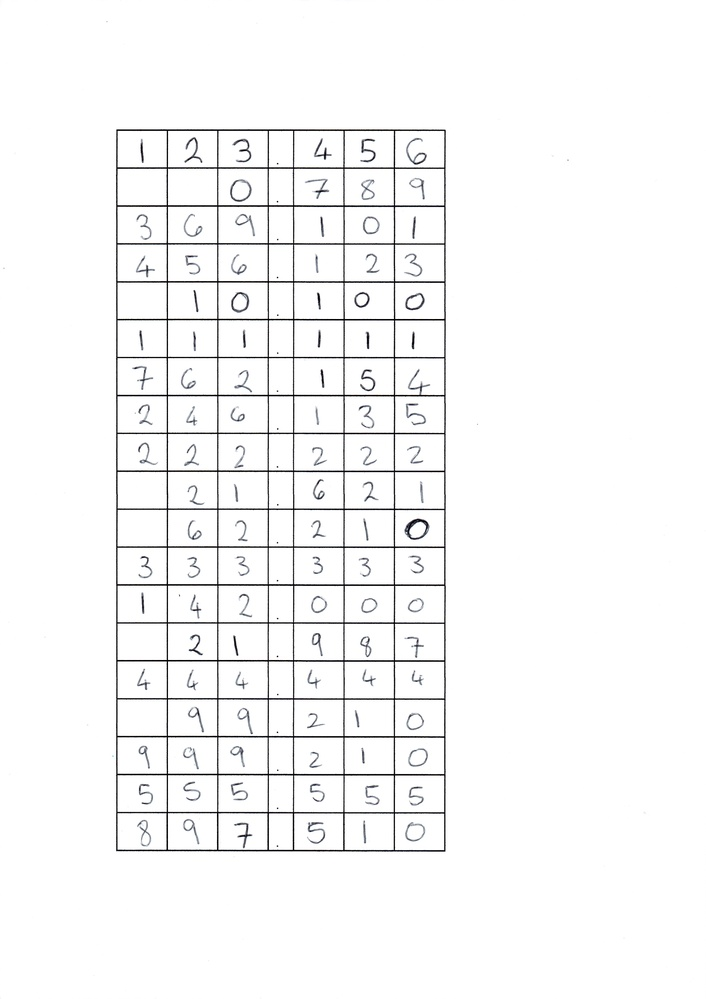
#> input picture Processing/testImage.jpg, 706 x 999 px, shrunk from 2480 x 3507 before the run
$ python -i tableDetect.py   (imports and definitions only)
#> lines starting #> are read from the running program, lines starting #| are printed output that depends on the picture; after the words box and inside, x2 and y2 are one past the last pixel; in counts of white or black regions, pixels touching at a corner belong together
import numpy as np
import cv2
from imutils import contours
from PIL import Image, ImageEnhance
import fitz
import io
import matplotlib.pyplot as plt


def convertPdftoImage(filename, image_path):
    # STEP 2
    # file path you want to extract images from
    file = filename

    # open the file
    pdf_document = fitz.open(file)
    # STEP 3
            # Get the page
    page = pdf_document.load_page(0)

    # Convert the page to an image
    pix = page.get_pixmap()

    # Save the image
    pix.save(image_path % 0)
        # Close the PDF
    pdf_document.close()
    return "page_0.png"


# convertPdftoImage("NumbersTemp1.pdf","page_%d.png" )
# Load image, grayscale, Gaussian blur, Canny edge detection
def OutlineTable(filename):
#> called with filename = 'Processing/testImage.jpg'
    image = cv2.imread(filename)
#> image is the input picture: shape (999, 706, 3); mean B, G, R 247.5, 247.4, 247.4
    gray = cv2.cvtColor(image, cv2.COLOR_BGR2GRAY)
    darkened_image = np.clip(gray* 0.8, 0, 255).astype(np.uint8)  # Multiply by 0.7 to darken
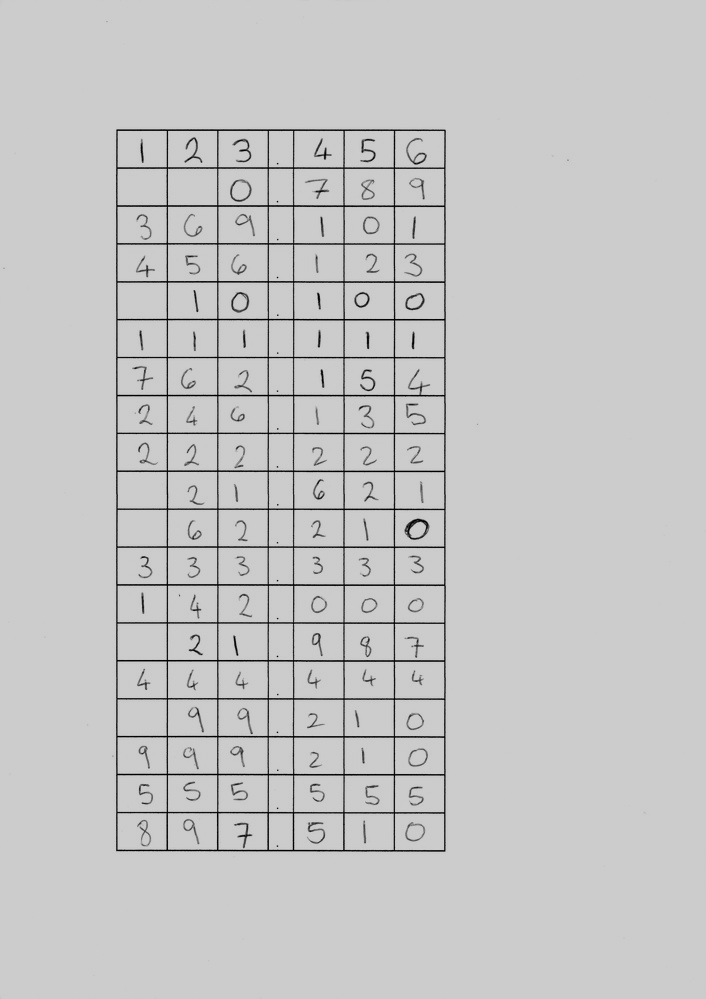
#> darkened_image: shape (999, 706); min 0, max 204, mean 197.9
    thresh = cv2.threshold(darkened_image,127,255,cv2.THRESH_BINARY)[1]
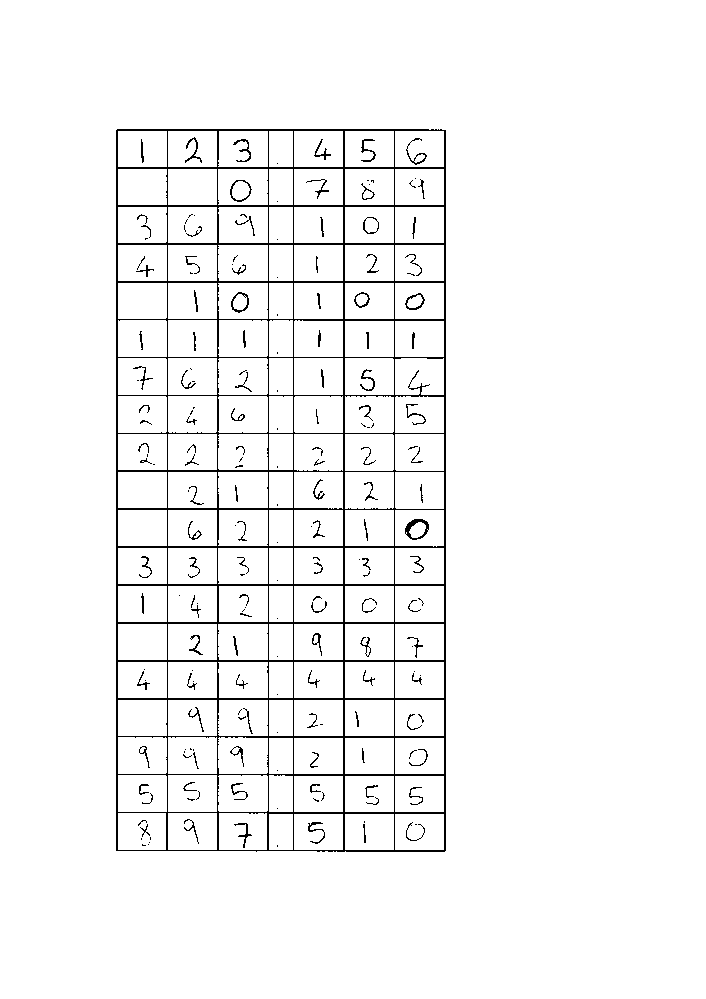
#> thresh: shape (999, 706); 96.4% white; black in thin lines or dots, all inside (x1, y1, x2, y2) = (116, 129, 446, 852)

    # Sharpening the image
    kernel = np.ones((3, 3), np.uint8)
    sharpened_image = cv2.dilate(thresh,kernel)
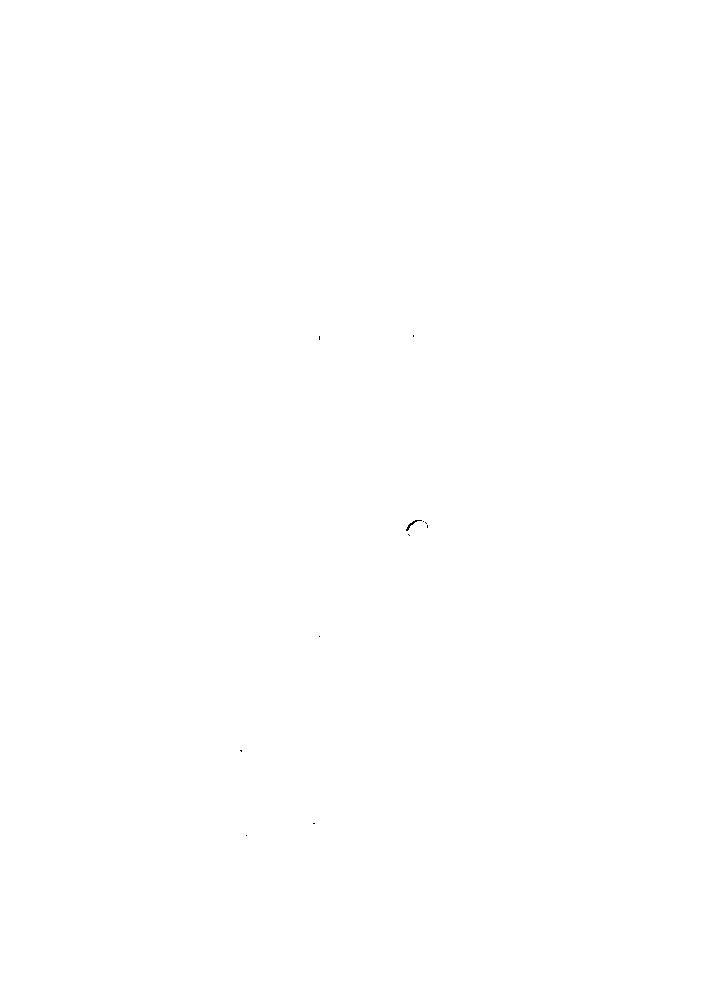
#> sharpened_image: shape (999, 706); 100% white; black in thin lines or dots, all inside (x1, y1, x2, y2) = (240, 335, 428, 836)
    thresh = sharpened_image
    binary = cv2.bitwise_not(thresh)

    contours = cv2.findContours(binary, cv2.RETR_EXTERNAL, cv2.CHAIN_APPROX_SIMPLE)
#> contours = 11 contours, all with area under 20
    contours = contours[0] if len(contours) ==2 else contours[1]
    colour = (255,0,0)
    thickness = 1
    # [10 lines of commented-out code are left out]
    for cnts in contours:
        x1,y1,w,h = cv2.boundingRect(cnts)
        x1 = x1 - 10
        y1 = y1 - 10
        x2 = x1 + w + 20
        y2 = y1 + h + 20
        if w>10 and w>10 and h>25:
            # [4 lines of commented-out code are left out]
            cv2.rectangle(gray, (x1, y1), (x2, y2), colour, thickness)
#> this loop made 11 passes
#> (cnts, x1, y1, w, h, x2, y2) on passes 1, 2, 3, 4, 5, 6, 7, 8, 10, 11: ([[246, 835]], 236, 825, 1, 1, 257, 846), ([[313, 823], [314, 823]], 303, 813, 2, 1, 325, 834), ([[240, 750], [241, 751], [241, 750]], 230, 740, 2, 2, 252, 762), ([[319, 636]], 309, 626, 1, 1, 330, 647), ([[408, 534], [409, 535]], 398, 524, 2, 2, 420, 546), ([[427, 525], [427, 527]], 417, 515, 1, 3, 438, 538), ([[425, 522], [426, 523]], 415, 512, 2, 2, 437, 534), ([[423, 521]], 413, 511, 1, 1, 434, 532), ([[319, 336], [319, 339]], 309, 326, 1, 4, 330, 350), ([[413, 335], [413, 336]], 403, 325, 1, 2, 424, 347)
#> (x1, y1, w, h, x2, y2) on pass 9: (396, 510, 16, 11, 432, 541)
            # [11 lines of commented-out code are left out]

    cv2.imwrite("Input_table.png", gray)
    cv2.imshow("Input_table", gray)
    cv2.waitKey(0)
    cv2.destroyAllWindows()

# OutlineTable("Testing Data\IMG_20240424_0009.jpg")

>>> result = OutlineTable('Processing/testImage.jpg')
